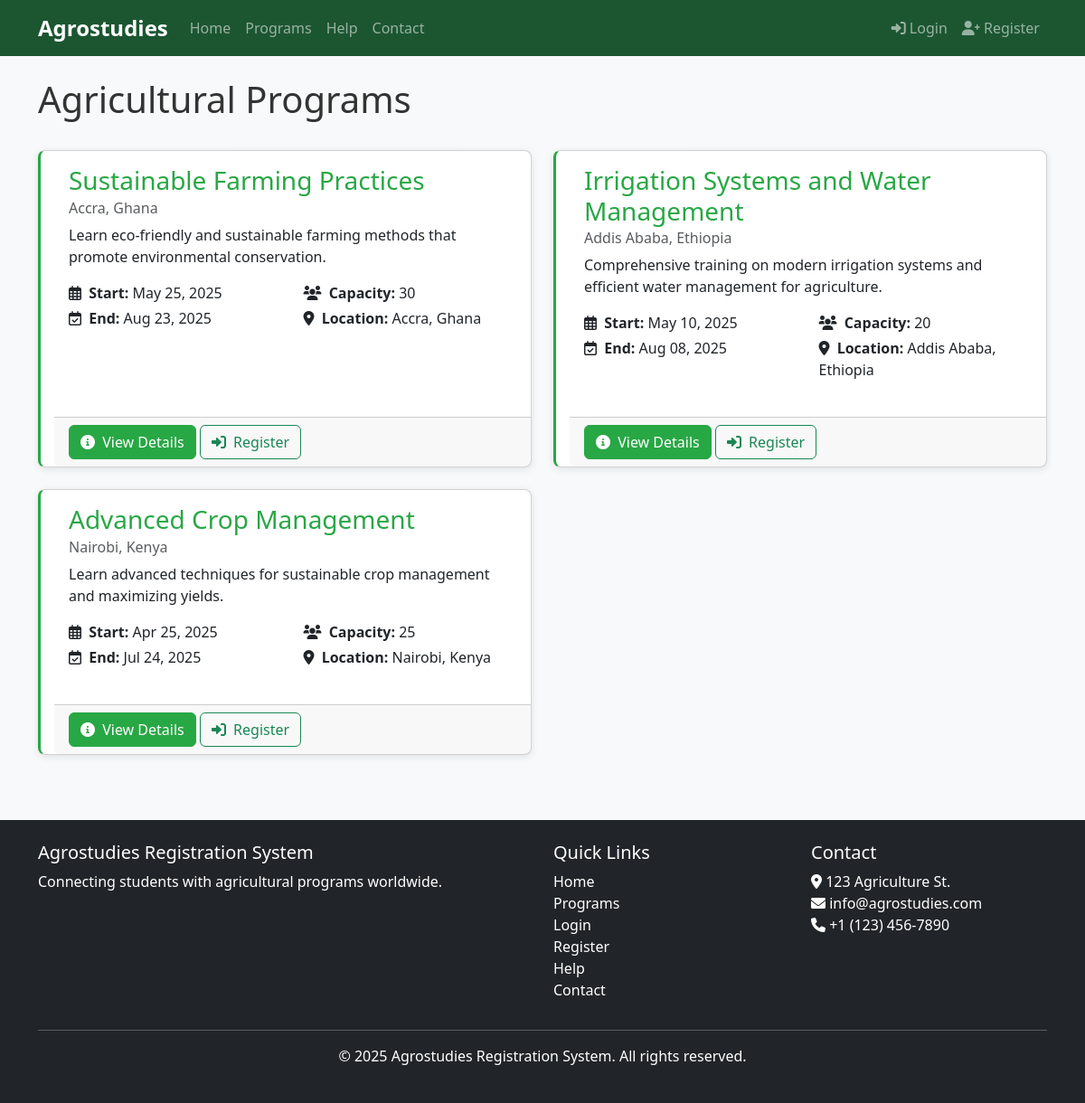
The app's page /programs/, older data.
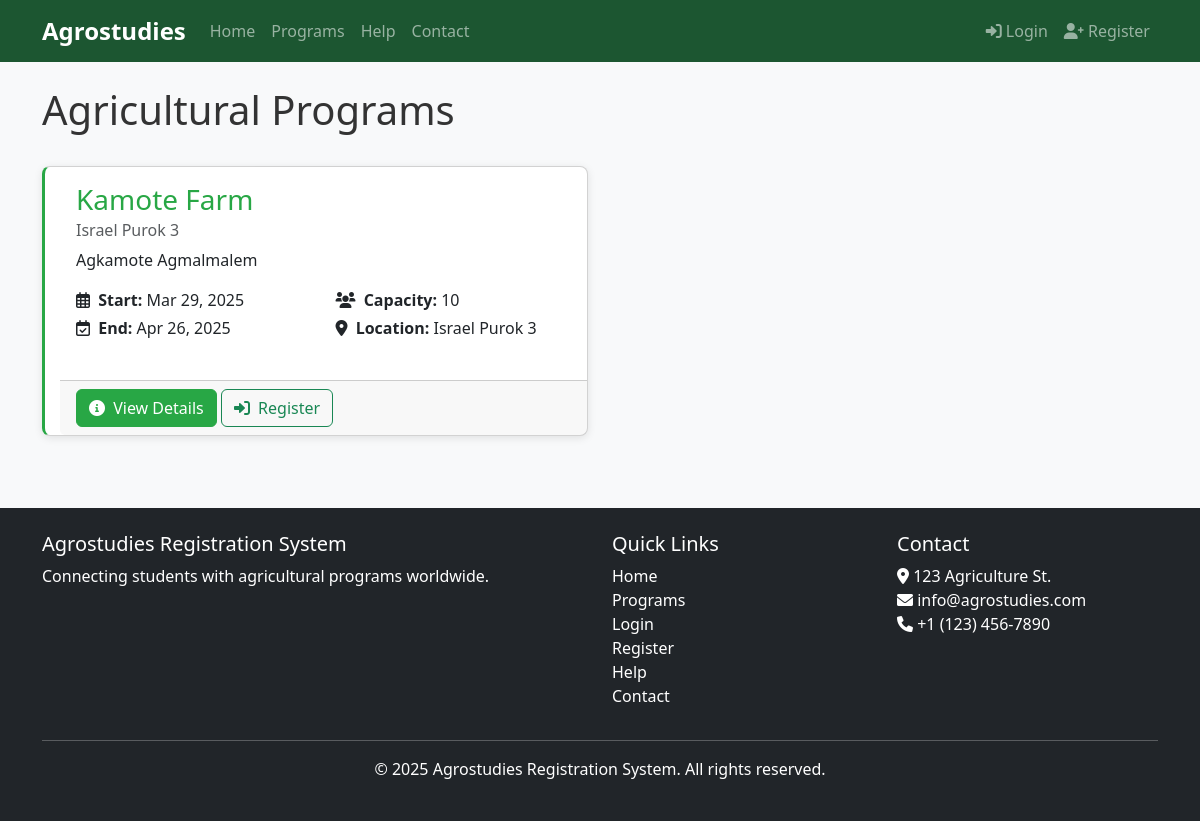
The same page, newer data.
### core/models.py (models this page shows, shortened)
class AgricultureProgram(models.Model):
    title = models.CharField(max_length=200)
    description = models.TextField()
    start_date = models.DateField()
    end_date = models.DateField()
    location = models.CharField(max_length=100)
    capacity = models.PositiveIntegerField()
    created_at = models.DateTimeField(auto_now_add=True)
    updated_at = models.DateTimeField(auto_now=True)

### core/views.py (the view)
# urls.py: path('programs/', views.program_list, name='program_list'),
def program_list(request):
    programs = AgricultureProgram.objects.all().order_by('-start_date')
    paginator = Paginator(programs, 10)  # Show 10 programs per page
    page_number = request.GET.get('page')
    page_obj = paginator.get_page(page_number)
    return render(request, 'program_list.html', {'page_obj': page_obj})

### core/context_processors.py (called while the page is built)
def notification_count(request):
    if request.user.is_authenticated:
        unread_count = Notification.objects.filter(user=request.user, read=False).count()
        return {
            'unread_notifications_count': unread_count
        }
    return {
        'unread_notifications_count': 0
    }

### templates/program_list.html (shortened to what this page needs)
{% extends 'base.html' %}
{% block content %}
<div class="d-flex justify-content-between align-items-center mb-4">
    <h1>Agricultural Programs</h1>
</div>
{% if page_obj %}
    <div class="row">
        {% for program in page_obj %}
            <div class="col-md-6 mb-4">
                <div class="card h-100 program-list-item">
                    <div class="card-body">
                        <h3 class="card-title">{{ program.title }}</h3>
                        <h6 class="card-subtitle mb-2 text-muted">{{ program.location }}</h6>
                        <p class="card-text">
                            {{ program.description|truncatewords:30 }}
                        </p>
                        <div class="row">
                            <div class="col-md-6">
                                <p class="mb-1">
                                    <i class="far fa-calendar-alt me-1"></i>
                                    <strong>Start:</strong> {{ program.start_date|date:"M d, Y" }}
                                </p>
                                <p class="mb-1">
                                    <i class="far fa-calendar-check me-1"></i>
                                    <strong>End:</strong> {{ program.end_date|date:"M d, Y" }}
                                </p>
                            </div>
                            <div class="col-md-6">
                                <p class="mb-1">
                                    <i class="fas fa-users me-1"></i>
                                    <strong>Capacity:</strong> {{ program.capacity }}
                                </p>
                                <p class="mb-1">
                                    <i class="fas fa-map-marker-alt me-1"></i>
                                    <strong>Location:</strong> {{ program.location }}
                                </p>
                            </div>
                        </div>
                    </div>
                    <div class="card-footer">
                        <a href="{% url 'program_detail' program.id %}" class="btn btn-primary">
                            <i class="fas fa-info-circle me-1"></i> View Details
                        </a>
                        {% if not user.is_authenticated %}
                            <a href="{% url 'program_register' program.id %}" class="btn btn-outline-success">
                                <i class="fas fa-sign-in-alt me-1"></i> Register
                            </a>
                        {% endif %}
                    </div>
                </div>
            </div>
        {% endfor %}
    </div>
{% else %}
    <div class="alert alert-info">
        No programs are currently available. Please check back later.
    </div>
{% endif %}
{% endblock %}

Row changes from the older to the newer data that the page shows:
removed AgricultureProgram: title "Sustainable Farming Practices", location "Accra, Ghana", description "Learn eco-friendly and sustainable farming methods that promote environmental conservation.", start_date "May 25, 2025", end_date "Aug 23, 2025", capacity "30"
removed AgricultureProgram: title "Irrigation Systems and Water Management", location "Addis Ababa, Ethiopia", description "Comprehensive training on modern irrigation systems and efficient water management for agriculture.", start_date "May 10, 2025", end_date "Aug 08, 2025", capacity "20"
removed AgricultureProgram: title "Advanced Crop Management", location "Nairobi, Kenya", description "Learn advanced techniques for sustainable crop management and maximizing yields.", start_date "Apr 25, 2025", end_date "Jul 24, 2025", capacity "25"
added AgricultureProgram: title "Kamote Farm", location "Israel Purok 3", description "Agkamote Agmalmalem", start_date "Mar 29, 2025", end_date "Apr 26, 2025", capacity "10"
